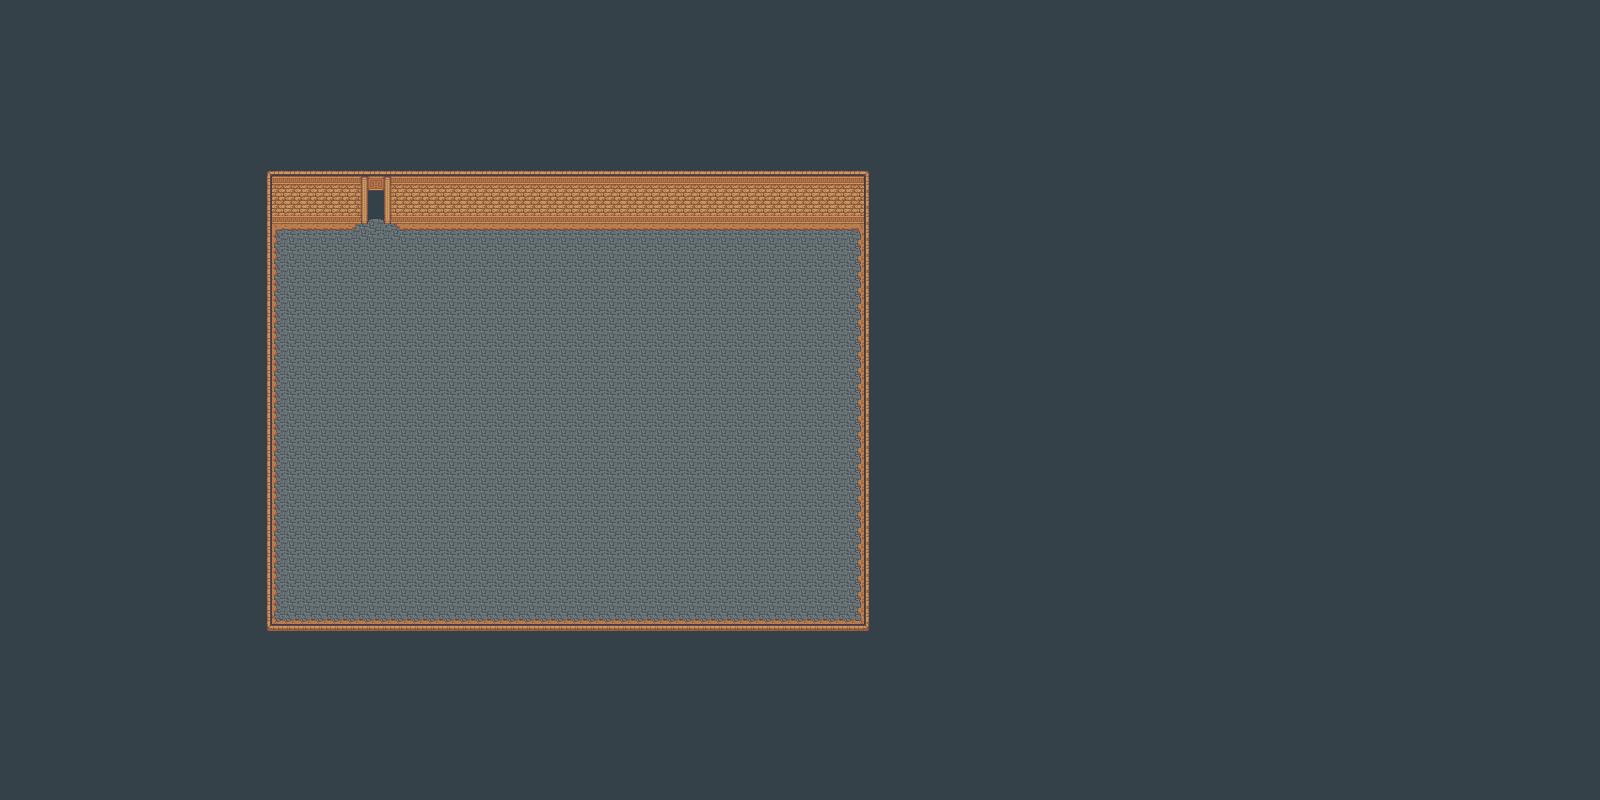

A level layout from a 2D game, rendered from its tile map. Below: a short description, then the map file with tile-grid data replaced by summaries:
An orthogonal 100x50 tile map with 16x16 px tiles, 2 tile layers (Background, Foreground), 1 hidden layer not drawn, 4 tilesets and 4 objects (3x Slime, Avatar).

<map version="1.2" tiledversion="1.2.5" orientation="orthogonal" renderorder="right-down" width="100" height="50" tilewidth="16" tileheight="16" infinite="0" nextlayerid="10" nextobjectid="39">
 <tileset firstgid="1" source="dungeon.tsx" />
 <tileset firstgid="1480" source="Collision.tsx" />
 <tileset firstgid="1482" source="monsters.tsx" />
 <tileset firstgid="1566" source="avatar.tsx" />
 <layer id="6" name="Background" width="100" height="50">
  <data>[5000 cells, 1058 non-empty, 12 distinct tile ids]</data>
 </layer>
 <layer id="8" name="Foreground" width="100" height="50">
  <data>[5000 cells, 4075 non-empty, 22 distinct tile ids]</data>
 </layer>
 <layer id="7" name="Collision" width="100" height="50" visible="0">
  <data>[5000 cells, 130 non-empty, 1 distinct tile ids]</data>
 </layer>
 <objectgroup id="9" name="Objects">
  <object id="34" name="Slime" gid="1482" x="328" y="340" width="32" height="32" />
  <object id="36" name="Slime" gid="1482" x="408" y="292" width="32" height="32" />
  <object id="37" name="Slime" gid="1482" x="408" y="340" width="32" height="32" />
  <object id="38" name="Avatar" gid="1566" x="360" y="240" width="32" height="32" />
 </objectgroup>
</map>
